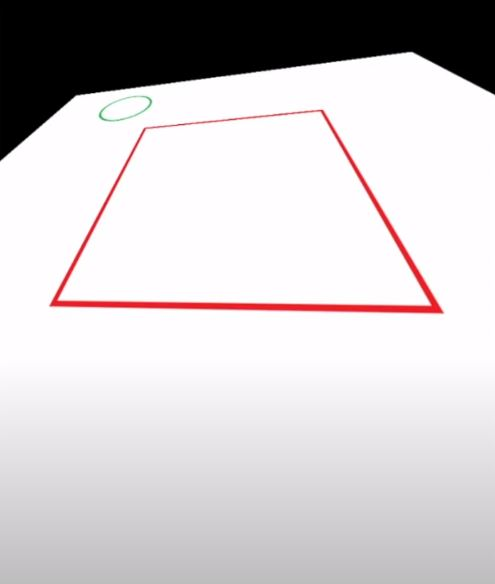
#> input picture resources/perspective.jpg, 495 x 584 px
$ python 21_Chapter-21.py
#> lines starting #> are read from the running program, lines starting #| are printed output that depends on the picture; after the words box and inside, x2 and y2 are one past the last pixel; in counts of white or black regions, pixels touching at a corner belong together
# How to detect specific color inside python

import cv2 as cv
import numpy as np

# img = cv.imread('resources/img.jpg')

# # Convert the image to HSV (Hue, Saturation, Value)
# hsv_img = cv.cvtColor(img, cv.COLOR_BGR2HSV)

# Sliders to adjust the HSV values
def slider():
    pass

path = 'resources/perspective.jpg'

cv.namedWindow('Bars')
cv.resizeWindow('Bars', 540, 340)

cv.createTrackbar('Hue Min', 'Bars', 0, 179, slider)
#> slider 'Hue Min' is set to 35
cv.createTrackbar('Hue Max', 'Bars', 179, 179, slider)

cv.createTrackbar('Sat Min', 'Bars', 0, 255, slider)
#> slider 'Sat Min' is set to 51
cv.createTrackbar('Sat Max', 'Bars', 255, 255, slider)

cv.createTrackbar('Val Min', 'Bars', 0, 255, slider)
#> slider 'Val Min' is set to 51
cv.createTrackbar('Val Max', 'Bars', 255, 255, slider)


img = cv.imread(path)
#> img is the input picture: shape (584, 495, 3); mean B, G, R 203.4, 201.4, 205.7
hsv_img = cv.cvtColor(img, cv.COLOR_BGR2HSV)
#> hsv_img: shape (584, 495, 3); mean H, S, V 118.5, 6, 206.3

# hue_min = cv.getTrackbarPos('Hue Min', 'Bars')
# print(hue_min)

while True:
    img - cv.imread(path)
    hsv_img = cv.cvtColor(img, cv.COLOR_BGR2HSV)
    hue_min = cv.getTrackbarPos('Hue Min', 'Bars')
    hue_max = cv.getTrackbarPos('Hue Max', 'Bars')
    sat_min = cv.getTrackbarPos('Sat Min', 'Bars')
    sat_max = cv.getTrackbarPos('Sat Max', 'Bars')
    val_min = cv.getTrackbarPos('Val Min', 'Bars')
    val_max = cv.getTrackbarPos('Val Max', 'Bars')
    print(hue_min, hue_max, sat_min, sat_max, val_min, val_max)

    # To see these changes inside an image, we need to create a mask
    lower = np.array([hue_min, sat_min, val_min])
    upper = np.array([hue_max, sat_max, val_max])
    mask_img = cv.inRange(hsv_img, lower, upper)
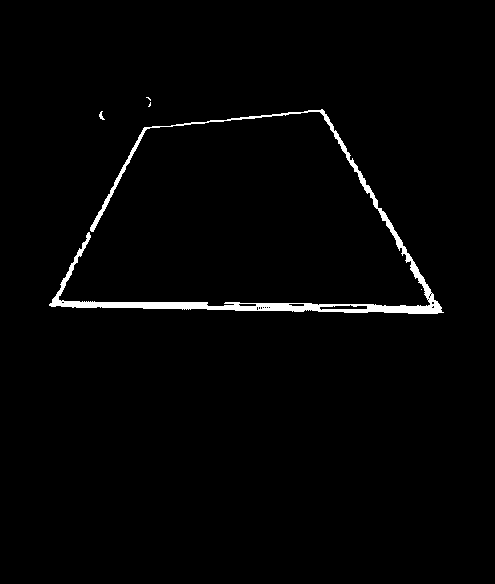
#> mask_img: shape (584, 495); 1.7% white; 5 white regions (3 under 20 px), largest, box (x1, y1, x2, y2) and area: (49, 109, 444, 314) 4852, (99, 111, 105, 120) 26
    out_img = cv.bitwise_and(img, img, mask=mask_img)
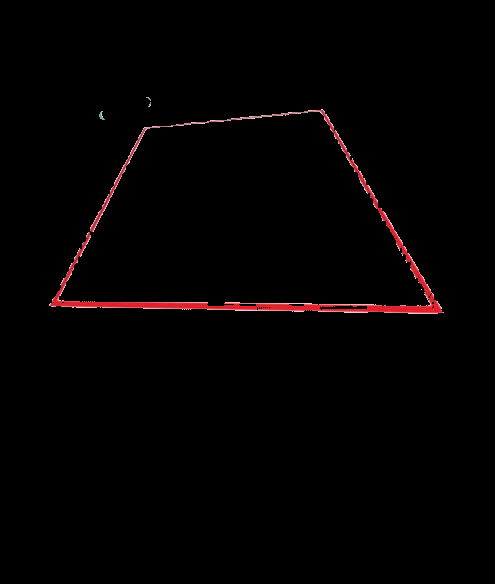
#> out_img: shape (584, 495, 3); mean B, G, R 1.6, 1.4, 3.7


    # cv.imshow('Original', img)
    # cv.imshow('HSV', hsv_img)
    cv.imshow('Mask', mask_img)
    cv.imshow('Output', out_img)
    if cv.waitKey(1) & 0xFF == ord('q'):
#> (key q is pressed here)
        break
cv.destroyAllWindows()

$ run again, with resources/masood.jpg copied over resources/perspective.jpg
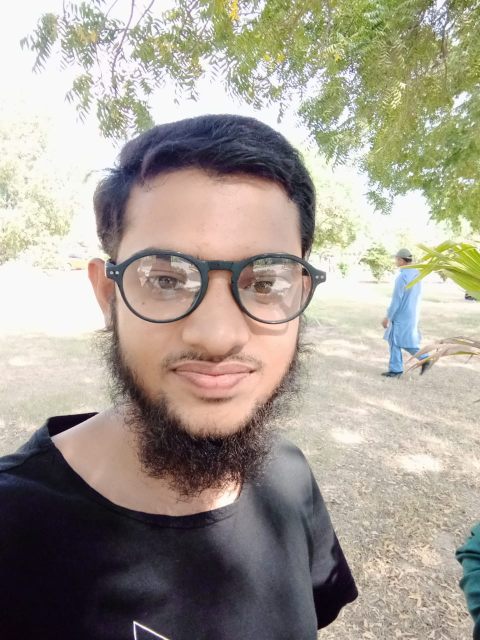
#> input picture resources/masood.jpg, 960 x 1280 px (shown at 1/2 size)
#> img is the input picture: shape (1280, 960, 3); mean B, G, R 146.4, 157.4, 164.5
#> hsv_img: shape (1280, 960, 3); mean H, S, V 53.5, 52.5, 169.2
#> `mask_img = cv.inRange(hsv_img, lower, upper)`:
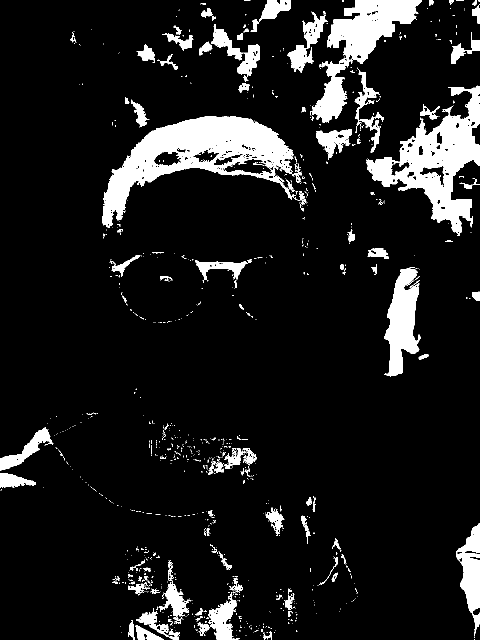
#> mask_img: shape (1280, 960) (shown at 1/2 size); 10.6% white; 1005 white regions (875 under 20 px), largest, box (x1, y1, x2, y2) and area: (205, 232, 593, 456) 30982, (732, 171, 960, 472) 24279, (624, 0, 844, 246) 17218
#> `out_img = cv.bitwise_and(img, img, mask=mask_img)`:
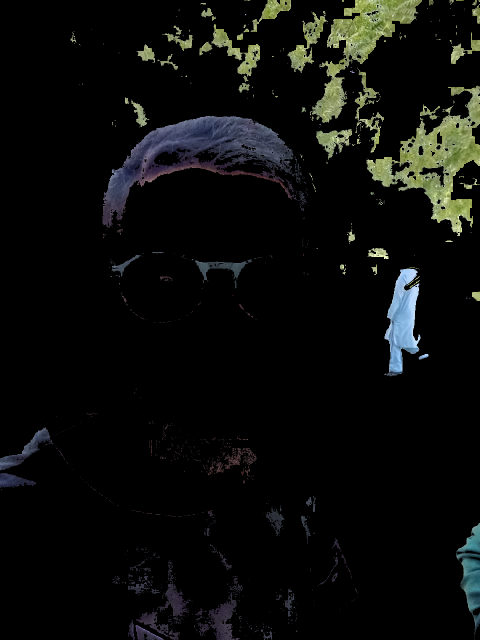
#> out_img: shape (1280, 960, 3) (shown at 1/2 size); mean B, G, R 10.8, 12.5, 11.4
